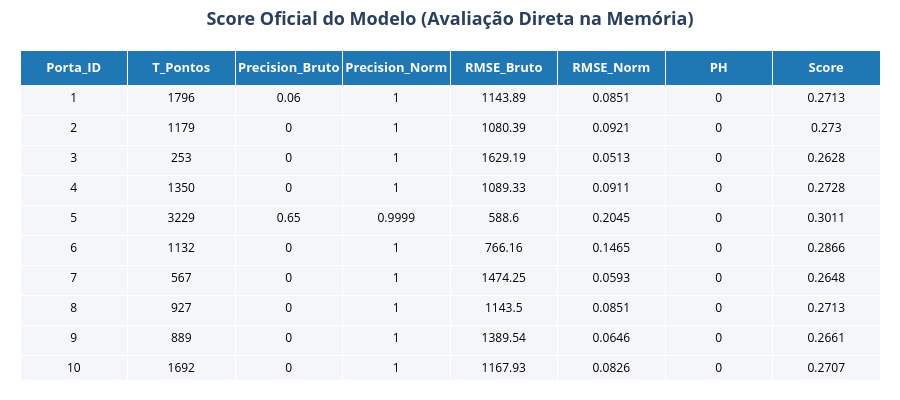

The notebook cell this image was saved under:
### Markdown cell above
### 5. Score e tabela com valores

### Code cell
import pandas as pd
import numpy as np
import plotly.graph_objects as go

# ========================================================
# FUNÇÃO DE NORMALIZAÇÃO MATEMÁTICA
# ========================================================
def norm_f(m, a=4443.76, b=1.53, c=4443.76, d=0):
    return (a / ((m**b) + c)) + d


print("\nCalculando o Score Oficial diretamente das arrays de predição...")

# ========================================================
# 1. EXTRAÇÃO DO GABARITO E MONTAGEM DA TABELA
# ========================================================
RUL_gabarito = []

# Extraímos a verdade absoluta (gabarito) direto da lista de teste
for porta_id, df in portas_teste:
    if 'RUL_Gabarito' in df.columns:
        RUL_gabarito.extend(df['RUL_Gabarito'].tolist())
    else:
        ciclo_final = df['Ciclo'].max()
        RUL_gabarito.extend((ciclo_final - df['Ciclo']).tolist())

# Montamos a tabela mestre com tudo alinhado
df_completo = pd.DataFrame({
    'Porta_ID': ids_teste,
    'Ciclo_Atual': ciclos_teste,
    'RUL_Pred': RUL_predito,
    'RUL_Real': RUL_gabarito
})


# ========================================================
# 2. CÁLCULO DAS MÉTRICAS POR PORTA
# ========================================================
alpha_peso = 2.0
resultados_viagem = []

# Iteramos sobre as portas da tabela unificada
for porta in df_completo['Porta_ID'].unique():
    
    df_porta = df_completo[df_completo['Porta_ID'] == porta].sort_values('Ciclo_Atual').copy()
    
    T = len(df_porta) 
    if T == 0: 
        continue
        
    y_true = df_porta['RUL_Real']
    y_pred = df_porta['RUL_Pred']
    
    erro = y_true - y_pred
    
    # --- RMSE ---
    erro_quadrado = erro ** 2 
    somatorio = np.sum(erro_quadrado)
    mse = somatorio / T
    rmse = np.sqrt(mse)

    # --- Precision ---
    erro_modulo = abs(erro) 
    
    # Pequena proteção matemática caso algum y_true chegue a zero
    fracao = erro_modulo / np.where(y_true == 0, 1e-9, y_true)
    
    fracoes_validas = fracao[fracao < 0.1]
    somatorio_prec = np.sum(fracoes_validas) if not fracoes_validas.empty else 0
    precicion = 100*(somatorio_prec / T)

    # --- NORMALIZAÇÃO ---
    precicion_norm = norm_f(precicion)
    rmse_norm = norm_f(rmse)

    # --- PROGNOSTIC HORIZON (PH INDIVIDUAL ROBUSTO) ---
    t_eof = df_porta['Ciclo_Atual'].max() 
    
    # Suaviza a linha de predição em uma janela de 5 ciclos
    rul_suavizada = df_porta['RUL_Pred'].rolling(window=5, min_periods=1).mean()
    
    margem_constante = t_eof * 0.10
    limite_inferior = df_porta['RUL_Real'] - margem_constante
    limite_superior = df_porta['RUL_Real'] + margem_constante
    
    dentro_dos_limites = (rul_suavizada >= limite_inferior) & (rul_suavizada <= limite_superior)
    fora_dos_limites = ~dentro_dos_limites 
    
    if fora_dos_limites.any():
        ultimo_erro = df_porta.loc[fora_dos_limites, 'Ciclo_Atual'].max()
        df_reta_final = df_porta[df_porta['Ciclo_Atual'] > ultimo_erro]
        
        if df_reta_final.empty:
            t_alpha = t_eof 
        else:
            t_alpha = df_reta_final['Ciclo_Atual'].min()
    else:
        t_alpha = df_porta['Ciclo_Atual'].min()
            
    ph = (t_eof - t_alpha) / t_eof if t_eof > 0 else 0

    # --- SCORE FINAL ---
    score = (rmse_norm + precicion_norm + (alpha_peso * ph)) / (2 + alpha_peso)

    resultados_viagem.append({
        'Porta_ID': porta,
        'T_Pontos': T, 
        'Precision_Bruto': round(precicion, 2),
        'Precision_Norm': round(precicion_norm, 4),
        'RMSE_Bruto': round(rmse, 2),
        'RMSE_Norm': round(rmse_norm, 4),
        'PH': round(ph, 4),
        'Score': round(score, 4)
    })

df_metricas = pd.DataFrame(resultados_viagem)

# ========================================================
# 3. TABELA INTERATIVA COM PLOTLY
# ========================================================
if not df_metricas.empty:
    fig = go.Figure(data=[go.Table(
        header=dict(
            values=[f"<b>{col}</b>" for col in df_metricas.columns], 
            fill_color='#1f77b4', 
            font=dict(color='white', size=13),
            align='center',
            height=35
        ),
        cells=dict(
            values=[df_metricas[col] for col in df_metricas.columns],
            fill_color='#f5f6fa', 
            font=dict(color='black', size=12),
            align='center',
            height=30
        )
    )])

    fig.update_layout(
        title=dict(text='<b>Score Oficial do Modelo (Avaliação Direta na Memória)</b>', x=0.5, font=dict(size=18)),
        margin=dict(l=20, r=20, t=50, b=20), 
        height=400 
    )

    fig.show()
    
    # Imprime a média geral
    media_score = df_metricas['Score'].mean()
    print(f"\n🏆 SCORE GLOBAL MÉDIO: {media_score:.4f}")
else:
    print("\n❌ Nenhuma métrica foi calculada. Verifique os dados das predições.")

### Figure 1 — Plotly figure (JSON) as saved in the notebook; plotly's stock layout.template omitted (floating-point values rounded to 4 significant figures; data arrays with more than 128 entries replaced by an {"elided": "..."} marker saying what was removed)
{"data": [{"cells": {"align": "center", "fill": {"color": "#f5f6fa"}, "font": {"color": "black", "size": 12}, "height": 30, "values": {"elided": "8x19 float values"}}, "header": {"align": "center", "fill": {"color": "#1f77b4"}, "font": {"color": "white", "size": 13}, "height": 35, "values": ["<b>Porta_ID</b>", "<b>T_Pontos</b>", "<b>Precision_Bruto</b>", "<b>Precision_Norm</b>", "<b>RMSE_Bruto</b>", "<b>RMSE_Norm</b>", "<b>PH</b>", "<b>Score</b>"]}, "type": "table"}], "layout": {"height": 400, "margin": {"b": 20, "l": 20, "r": 20, "t": 50}, "title": {"font": {"size": 18}, "text": "<b>Score Oficial do Modelo (Avaliação Direta na Memória)</b>", "x": 0.5}}}
